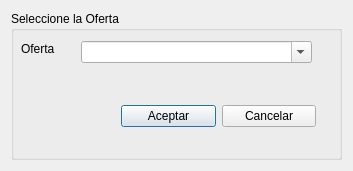
<?xml version="1.0" encoding="UTF-8"?>
<ui version="4.0">
 <class>form_getOferta</class>
 <widget class="QDialog" name="form_getOferta">
  <property name="geometry">
   <rect>
    <x>0</x>
    <y>0</y>
    <width>353</width>
    <height>171</height>
   </rect>
  </property>
  <property name="windowTitle">
   <string>Dialog</string>
  </property>
  <layout class="QGridLayout" name="gridLayout">
   <item row="0" column="0">
    <widget class="QGroupBox" name="groupBox">
     <property name="title">
      <string>Seleccione la Oferta</string>
     </property>
     <widget class="QComboBox" name="comboBox">
      <property name="geometry">
       <rect>
        <x>70</x>
        <y>30</y>
        <width>231</width>
        <height>22</height>
       </rect>
      </property>
      <property name="editable">
       <bool>true</bool>
      </property>
     </widget>
     <widget class="QLabel" name="label">
      <property name="geometry">
       <rect>
        <x>10</x>
        <y>30</y>
        <width>55</width>
        <height>16</height>
       </rect>
      </property>
      <property name="text">
       <string>Oferta</string>
      </property>
     </widget>
     <widget class="QWidget" name="">
      <property name="geometry">
       <rect>
        <x>110</x>
        <y>90</y>
        <width>195</width>
        <height>30</height>
       </rect>
      </property>
      <layout class="QHBoxLayout" name="horizontalLayout">
       <item>
        <widget class="QPushButton" name="pb_accept">
         <property name="text">
          <string>Aceptar</string>
         </property>
        </widget>
       </item>
       <item>
        <widget class="QPushButton" name="pb_cancel">
         <property name="text">
          <string>Cancelar</string>
         </property>
        </widget>
       </item>
      </layout>
     </widget>
    </widget>
   </item>
  </layout>
 </widget>
 <resources/>
 <connections/>
</ui>
